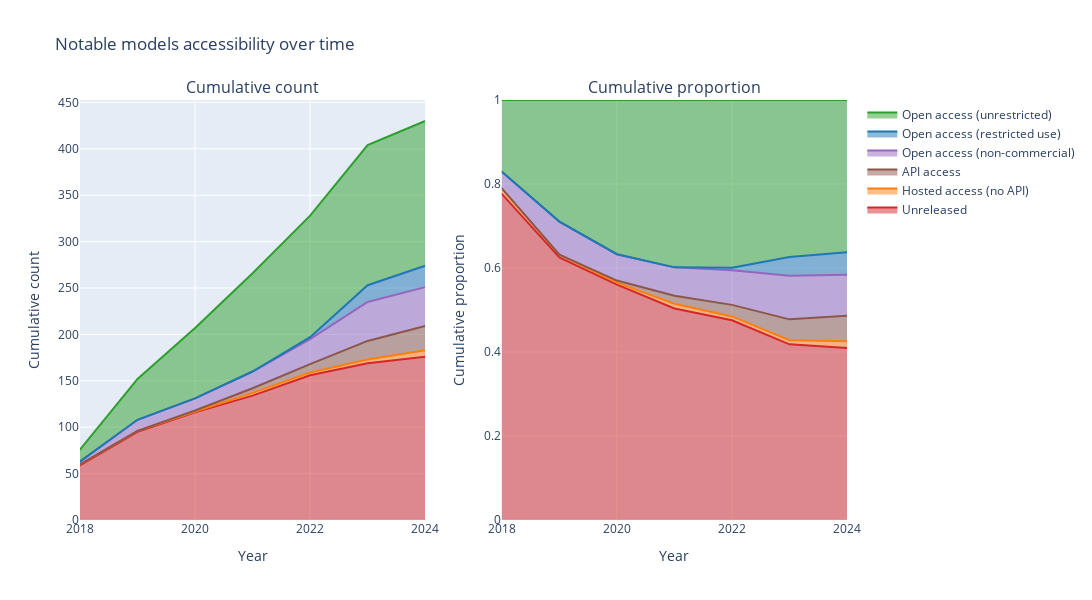

Write notebook code for a chart like this one.
### Code cell
# Create a 1x2 subplot
fig = make_subplots(rows=1, cols=2, subplot_titles=('Cumulative count',
                                                    'Cumulative proportion'))

# Define a consistent color palette
color_palette = {
    'Unreleased': '#d62728',
    'Hosted access (no API)': '#ff7f0e',
    'API access': '#8c564b',
    'Open access (non-commercial)': '#9467bd',
    'Open access (restricted use)': '#1f77b4',
    'Open access (unrestricted)': '#2ca02c'
}

# Cumulative area chart
for accessibility in cumulative_notable_counts['Model accessibility'].unique():
    fig.add_trace(
        go.Scatter(x=cumulative_notable_counts[cumulative_notable_counts['Model accessibility'] == accessibility]['Year'], 
                y=cumulative_notable_counts[cumulative_notable_counts['Model accessibility'] == accessibility]['Cumulative for status'], 
                hoverinfo='x+y',
                stackgroup='one',
                mode='lines',
                name=accessibility,
                line=dict(color=color_palette[accessibility])),
        row=1, col=1
    )

# Normalized area chart
for accessibility in normalized_counts_notable['Model accessibility'].unique():
    fig.add_trace(
        go.Scatter(x=normalized_counts_notable[normalized_counts_notable['Model accessibility'] == accessibility]['Year'], 
                y=normalized_counts_notable[normalized_counts_notable['Model accessibility'] == accessibility]['proportion'], 
                hoverinfo='x+y',
                stackgroup='one',
                mode='lines',
                name=accessibility,
                line=dict(color=color_palette[accessibility]),
                showlegend=False),
        row=1, col=2
    )

# Update layout
fig.update_layout(
    autosize=False,
    width=1200,
    height=600,
    title_text='Notable models accessibility over time',
    showlegend=True
)

# Update x and y axes
fig.update_xaxes(title_text='Year', range=[2018, 2024], row=1, col=1)
fig.update_xaxes(title_text='Year', range=[2018, 2024], row=1, col=2)
fig.update_yaxes(title_text='Cumulative count', row=1, col=1)
fig.update_yaxes(title_text='Cumulative proportion', range=[0, 1], row=1, col=2)

save_plot(fig, results_dir, f'cumulative_model_count_by_accessibility')

fig.show()

### Figure 1 — Plotly figure (JSON) as saved in the notebook; plotly's stock layout.template omitted (floating-point values rounded to 4 significant figures)
{"data": [{"hoverinfo": "x+y", "line": {"color": "#d62728"}, "mode": "lines", "name": "Unreleased", "stackgroup": "one", "type": "scatter", "x": [2015, 2016, 2017, 2018, 2019, 2020, 2021, 2022, 2023, 2024], "xaxis": "x", "y": [7, 16, 35, 59, 95, 116, 134, 156, 169, 176], "yaxis": "y"}, {"hoverinfo": "x+y", "line": {"color": "#ff7f0e"}, "mode": "lines", "name": "Hosted access (no API)", "stackgroup": "one", "type": "scatter", "x": [2015, 2016, 2017, 2018, 2019, 2020, 2021, 2022, 2023, 2024], "xaxis": "x", "y": [0, 1, 1, 1, 1, 1, 3, 3, 4, 7], "yaxis": "y"}, {"hoverinfo": "x+y", "line": {"color": "#8c564b"}, "mode": "lines", "name": "API access", "stackgroup": "one", "type": "scatter", "x": [2015, 2016, 2017, 2018, 2019, 2020, 2021, 2022, 2023, 2024], "xaxis": "x", "y": [0, 0, 0, 0, 0, 1, 5, 9, 20, 26], "yaxis": "y"}, {"hoverinfo": "x+y", "line": {"color": "#9467bd"}, "mode": "lines", "name": "Open access (non-commercial)", "stackgroup": "one", "type": "scatter", "x": [2015, 2016, 2017, 2018, 2019, 2020, 2021, 2022, 2023, 2024], "xaxis": "x", "y": [0, 2, 2, 3, 12, 13, 18, 27, 42, 42], "yaxis": "y"}, {"hoverinfo": "x+y", "line": {"color": "#1f77b4"}, "mode": "lines", "name": "Open access (restricted use)", "stackgroup": "one", "type": "scatter", "x": [2015, 2016, 2017, 2018, 2019, 2020, 2021, 2022, 2023, 2024], "xaxis": "x", "y": [0, 0, 0, 0, 0, 0, 0, 2, 18, 23], "yaxis": "y"}, {"hoverinfo": "x+y", "line": {"color": "#2ca02c"}, "mode": "lines", "name": "Open access (unrestricted)", "stackgroup": "one", "type": "scatter", "x": [2015, 2016, 2017, 2018, 2019, 2020, 2021, 2022, 2023, 2024], "xaxis": "x", "y": [2, 3, 3, 13, 44, 76, 106, 131, 151, 156], "yaxis": "y"}, {"hoverinfo": "x+y", "line": {"color": "#d62728"}, "mode": "lines", "name": "Unreleased", "showlegend": false, "stackgroup": "one", "type": "scatter", "x": [2015, 2016, 2017, 2018, 2019, 2020, 2021, 2022, 2023, 2024], "xaxis": "x2", "y": [0.7778, 0.7273, 0.8537, 0.7763, 0.625, 0.5604, 0.5038, 0.4756, 0.4183, 0.4093], "yaxis": "y2"}, {"hoverinfo": "x+y", "line": {"color": "#ff7f0e"}, "mode": "lines", "name": "Hosted access (no API)", "showlegend": false, "stackgroup": "one", "type": "scatter", "x": [2015, 2016, 2017, 2018, 2019, 2020, 2021, 2022, 2023, 2024], "xaxis": "x2", "y": [0, 0.04545, 0.02439, 0.01316, 0.006579, 0.004831, 0.01128, 0.009146, 0.009901, 0.01628], "yaxis": "y2"}, {"hoverinfo": "x+y", "line": {"color": "#8c564b"}, "mode": "lines", "name": "API access", "showlegend": false, "stackgroup": "one", "type": "scatter", "x": [2015, 2016, 2017, 2018, 2019, 2020, 2021, 2022, 2023, 2024], "xaxis": "x2", "y": [0, 0, 0, 0, 0, 0.004831, 0.0188, 0.02744, 0.0495, 0.06047], "yaxis": "y2"}, {"hoverinfo": "x+y", "line": {"color": "#9467bd"}, "mode": "lines", "name": "Open access (non-commercial)", "showlegend": false, "stackgroup": "one", "type": "scatter", "x": [2015, 2016, 2017, 2018, 2019, 2020, 2021, 2022, 2023, 2024], "xaxis": "x2", "y": [0, 0.09091, 0.04878, 0.03947, 0.07895, 0.0628, 0.06767, 0.08232, 0.104, 0.09767], "yaxis": "y2"}, {"hoverinfo": "x+y", "line": {"color": "#1f77b4"}, "mode": "lines", "name": "Open access (restricted use)", "showlegend": false, "stackgroup": "one", "type": "scatter", "x": [2015, 2016, 2017, 2018, 2019, 2020, 2021, 2022, 2023, 2024], "xaxis": "x2", "y": [0, 0, 0, 0, 0, 0, 0, 0.006098, 0.04455, 0.05349], "yaxis": "y2"}, {"hoverinfo": "x+y", "line": {"color": "#2ca02c"}, "mode": "lines", "name": "Open access (unrestricted)", "showlegend": false, "stackgroup": "one", "type": "scatter", "x": [2015, 2016, 2017, 2018, 2019, 2020, 2021, 2022, 2023, 2024], "xaxis": "x2", "y": [0.2222, 0.1364, 0.07317, 0.1711, 0.2895, 0.3671, 0.3985, 0.3994, 0.3738, 0.3628], "yaxis": "y2"}], "layout": {"annotations": [{"font": {"size": 16}, "showarrow": false, "text": "Cumulative count", "x": 0.225, "xanchor": "center", "xref": "paper", "y": 1, "yanchor": "bottom", "yref": "paper"}, {"font": {"size": 16}, "showarrow": false, "text": "Cumulative proportion", "x": 0.775, "xanchor": "center", "xref": "paper", "y": 1, "yanchor": "bottom", "yref": "paper"}], "autosize": false, "height": 600, "showlegend": true, "title": {"text": "Notable models accessibility over time"}, "width": 1200, "xaxis": {"anchor": "y", "domain": [0, 0.45], "range": [2018, 2024], "title": {"text": "Year"}}, "xaxis2": {"anchor": "y2", "domain": [0.55, 1], "range": [2018, 2024], "title": {"text": "Year"}}, "yaxis": {"anchor": "x", "domain": [0, 1], "title": {"text": "Cumulative count"}}, "yaxis2": {"anchor": "x2", "domain": [0, 1], "range": [0, 1], "title": {"text": "Cumulative proportion"}}}}
